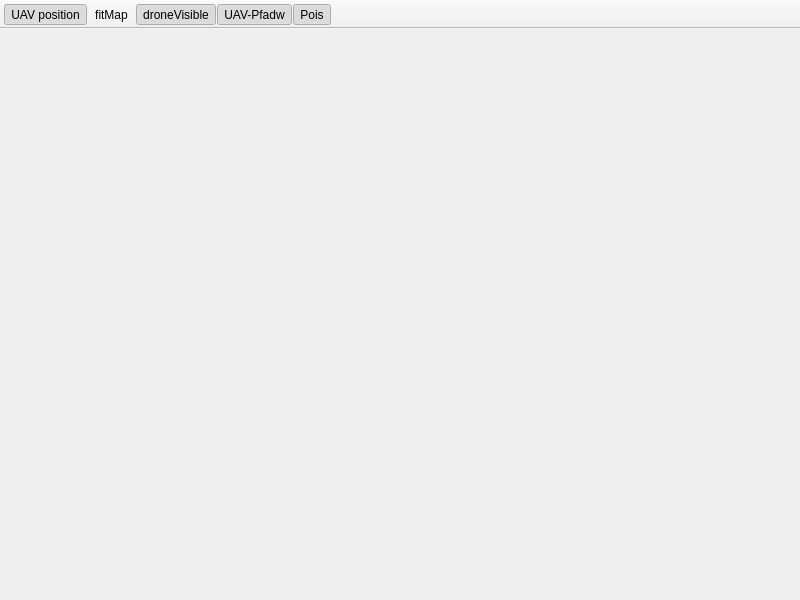
<?xml version="1.0" encoding="UTF-8"?>
<ui version="4.0">
 <class>MainWindow</class>
 <widget class="QMainWindow" name="MainWindow">
  <property name="geometry">
   <rect>
    <x>0</x>
    <y>0</y>
    <width>800</width>
    <height>600</height>
   </rect>
  </property>
  <property name="windowTitle">
   <string>MainWindow</string>
  </property>
  <widget class="QWidget" name="centralwidget"/>
  <widget class="QMenuBar" name="menubar">
   <property name="geometry">
    <rect>
     <x>0</x>
     <y>0</y>
     <width>800</width>
     <height>26</height>
    </rect>
   </property>
  </widget>
  <widget class="QToolBar" name="toolBar">
   <property name="windowTitle">
    <string>toolBar</string>
   </property>
   <property name="movable">
    <bool>false</bool>
   </property>
   <property name="floatable">
    <bool>false</bool>
   </property>
   <attribute name="toolBarArea">
    <enum>TopToolBarArea</enum>
   </attribute>
   <attribute name="toolBarBreak">
    <bool>false</bool>
   </attribute>
   <addaction name="actionUAV_position"/>
   <addaction name="actionFitMap"/>
   <addaction name="actionDroneVisible"/>
   <addaction name="actionUAV_Pfad"/>
   <addaction name="actionPoisVisible"/>
  </widget>
  <action name="actionUAV_position">
   <property name="checkable">
    <bool>true</bool>
   </property>
   <property name="checked">
    <bool>true</bool>
   </property>
   <property name="icon">
    <iconset>
     <normaloff>icons/myposition.png</normaloff>icons/myposition.png</iconset>
   </property>
   <property name="text">
    <string>UAV position</string>
   </property>
  </action>
  <action name="actionFitMap">
   <property name="icon">
    <iconset>
     <normaloff>icons/maximize-512.png</normaloff>icons/maximize-512.png</iconset>
   </property>
   <property name="text">
    <string>fitMap</string>
   </property>
  </action>
  <action name="actionDroneVisible">
   <property name="checkable">
    <bool>true</bool>
   </property>
   <property name="checked">
    <bool>true</bool>
   </property>
   <property name="icon">
    <iconset>
     <normaloff>icons/drone-512.png</normaloff>icons/drone-512.png</iconset>
   </property>
   <property name="text">
    <string>droneVisible</string>
   </property>
  </action>
  <action name="actionUAV_Pfad">
   <property name="checkable">
    <bool>true</bool>
   </property>
   <property name="checked">
    <bool>true</bool>
   </property>
   <property name="icon">
    <iconset>
     <normaloff>icons/path2.png</normaloff>icons/path2.png</iconset>
   </property>
   <property name="text">
    <string>UAV-Pfadw</string>
   </property>
  </action>
  <action name="actionPoisVisible">
   <property name="checkable">
    <bool>true</bool>
   </property>
   <property name="checked">
    <bool>true</bool>
   </property>
   <property name="icon">
    <iconset>
     <normaloff>icons/fahne.png</normaloff>icons/fahne.png</iconset>
   </property>
   <property name="text">
    <string>Pois</string>
   </property>
  </action>
 </widget>
 <resources/>
 <connections/>
</ui>
